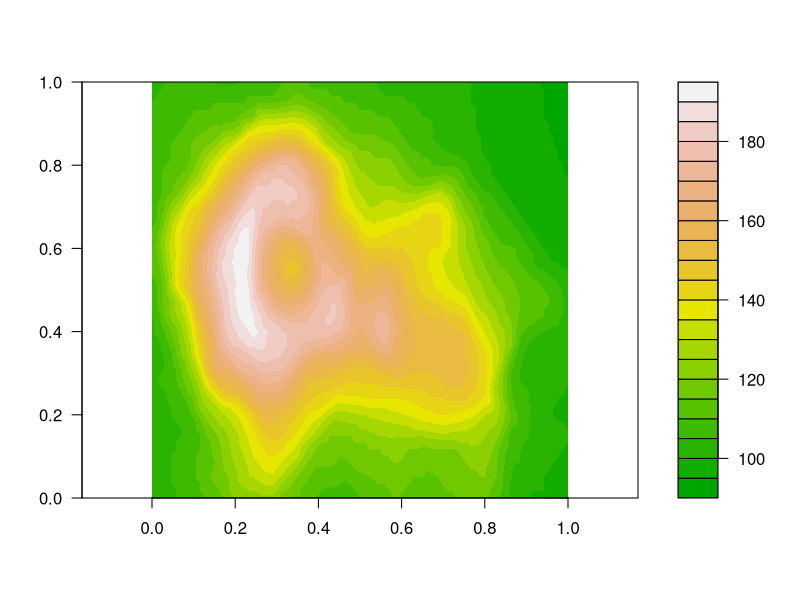

Generate this figure with R:
## ---- chunk 1
knitr::opts_chunk$set(echo = TRUE)
## ---- chunk 2
set.seed(12890926) # graine (Quia Sapientia)
rnorm(5)           # 5 gaussiennes centrées réduites
## ---- chunk 3
filled.contour(volcano, color.palette = terrain.colors, asp = 1)
